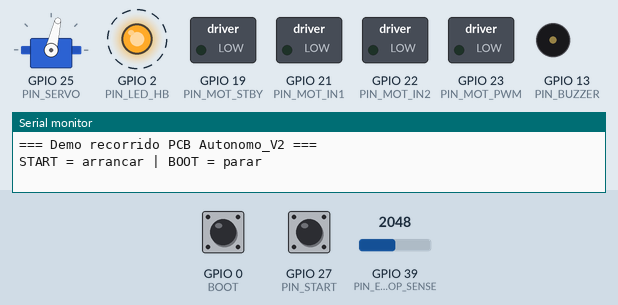
The program below on a simulated ESP32. Parts: servo, switched loads named in the program (green lamp = pin HIGH), output pins drawn as LEDs (lit = HIGH), buzzer (waves = sounding, pin HIGH), the last lines printed to the serial monitor. Dashed ring = blinking. The test bench sets the inputs (shaded band); at power-on: GPIO 27 (PIN_START) HIGH, GPIO 0 (BOOT) HIGH, GPIO 39 (PIN_ESTOP_SENSE) = 2048.

Above: at 0.75 s.
1.6 s: GPIO 27 (PIN_START) pulled LOW for 0.15 s
At 1.85 s:
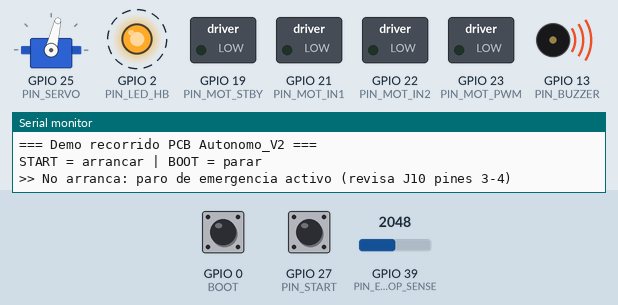
4.6 s: GPIO 27 (PIN_START) pulsed LOW 5 times (0.12 s each, 0.3 s apart)
At 4.85 s:
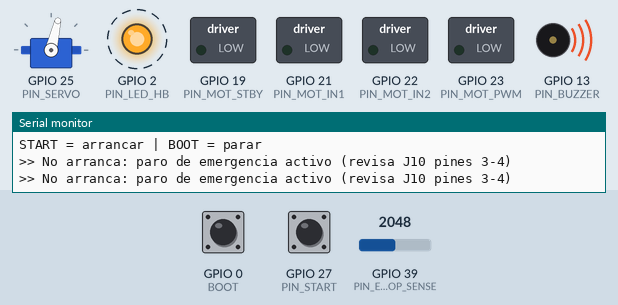
Timing chart, 0 to 13.6 s (numbered marks = the images above; inputs shaded):
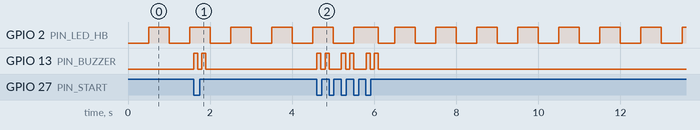

Measured:
- after the input at 1.6 s, GPIO 13 (PIN_BUZZER): alternates HIGH for 0.10 s and LOW for 0.10 s, 4 changes in all, then stays LOW, starting at once
- after the input at 4.6 s, GPIO 13 (PIN_BUZZER): LOW → HIGH at once, then repeats every 0.60 s: LOW 0.10 s, HIGH 0.10 s, LOW 0.30 s, HIGH 0.10 s, until it stays LOW from 6.1 s
- by itself, GPIO 2 (PIN_LED_HB): alternates HIGH for 0.50 s and LOW for 0.50 s

The program:

main.cpp
```cpp
/*
 * Demo de recorrido — PCB Autonomo_V2 (RoboUAQ 2026)
 *
 * START (S3 o J10.1): arranca la secuencia.
 * BOOT  (S2):         paro inmediato en cualquier momento.
 * Paro de emergencia (J10 pines 3-4 abiertos): tambien detiene.
 *
 * Secuencia: adelante recto -> adelante girando a la izquierda ->
 *            adelante girando a la derecha -> adelante recto -> alto.
 *
 * PRIMERA VEZ: ruedas al aire. Si el motor gira hacia atras,
 * cambia DIR_ADELANTE a -1.
 */
#include <Arduino.h>
#include <ESP32Servo.h>
#include "pines_v2.h"

// ---------- Ajustes ----------
const int  DIR_ADELANTE   = 1;     // 1 o -1 segun hacia donde gire el motor
const int  VEL_CRUCERO    = 110;   // PWM 0-255. Empieza bajo
const int  VEL_ARRANQUE   = 200;   // empujon para vencer la friccion
const int  T_ARRANQUE_MS  = 150;

struct Paso { const char* nombre; int servo_us; int vel; uint32_t ms; };
const Paso SECUENCIA[] = {
  {"Adelante recto",      SERVO_CENTRO, VEL_CRUCERO, 2000},
  {"Vuelta izquierda",    SERVO_MIN,    VEL_CRUCERO, 2500},
  {"Vuelta derecha",      SERVO_MAX,    VEL_CRUCERO, 2500},
  {"Adelante recto",      SERVO_CENTRO, VEL_CRUCERO, 2000},
};
const int N_PASOS = sizeof(SECUENCIA) / sizeof(SECUENCIA[0]);

// ---------- Estado ----------
Servo servoDir;
bool corriendo = false;
int pasoActual = 0;
uint32_t tPaso = 0, tArranque = 0;

void motor(int pwm) {                  // -255..255, positivo = adelante
  pwm *= DIR_ADELANTE;
  digitalWrite(PIN_MOT_IN1, pwm > 0);
  digitalWrite(PIN_MOT_IN2, pwm < 0);
  ledcWrite(PIN_MOT_PWM, constrain(abs(pwm), 0, 255));
}

bool paroEmergencia() {                // lazo J10.3-4 abierto -> ESTOP_G ~ VBAT
  return analogReadMilliVolts(PIN_ESTOP_SENSE) / 1000.0f * VBAT_DIVISOR > 5.0f;
}

void pitido(int ms) { digitalWrite(PIN_BUZZER, HIGH); delay(ms); digitalWrite(PIN_BUZZER, LOW); }

void detener(const char* motivo) {
  motor(0);
  digitalWrite(PIN_MOT_STBY, LOW);
  servoDir.writeMicroseconds(SERVO_CENTRO);
  if (corriendo) { Serial.printf(">> ALTO (%s)\n", motivo); pitido(400); }
  corriendo = false;
}

void iniciarPaso(int i) {
  pasoActual = i;
  tPaso = millis();
  tArranque = millis();
  servoDir.writeMicroseconds(SECUENCIA[i].servo_us);
  Serial.printf("   Paso %d/%d: %s (%lu ms)\n", i + 1, N_PASOS, SECUENCIA[i].nombre, (unsigned long)SECUENCIA[i].ms);
}

void arrancar() {
  if (paroEmergencia()) { Serial.println(F(">> No arranca: paro de emergencia activo (revisa J10 pines 3-4)")); pitido(100); delay(100); pitido(100); return; }
  Serial.println(F(">> START: comienza la secuencia"));
  pitido(80); delay(80); pitido(80);
  digitalWrite(PIN_MOT_STBY, HIGH);
  corriendo = true;
  iniciarPaso(0);
}

void setup() {
  Serial.begin(115200);
  pinMode(PIN_MOT_STBY, OUTPUT); digitalWrite(PIN_MOT_STBY, LOW);
  pinMode(PIN_MOT_IN1, OUTPUT);  pinMode(PIN_MOT_IN2, OUTPUT);
  pinMode(PIN_LED_HB, OUTPUT);
  pinMode(PIN_BUZZER, OUTPUT);   digitalWrite(PIN_BUZZER, LOW);
  pinMode(PIN_START, INPUT);     // pull-up externo R37
  pinMode(0, INPUT_PULLUP);      // BOOT (S2)
  analogSetAttenuation(ADC_11db);
  ESP32PWM::allocateTimer(0);    // servo primero, luego el PWM del motor
  servoDir.setPeriodHertz(50);
  servoDir.attach(PIN_SERVO, 500, 2500);
  servoDir.writeMicroseconds(SERVO_CENTRO);
  ledcAttach(PIN_MOT_PWM, 20000, 8);
  motor(0);
  delay(300);
  Serial.println(F("\n=== Demo recorrido PCB Autonomo_V2 ==="));
  Serial.println(F("START = arrancar | BOOT = parar"));
}

void loop() {
  static bool startPrev = false;
  bool start = digitalRead(PIN_START) == LOW;
  bool boot  = digitalRead(0) == LOW;

  // Paros: siempre primero
  if (corriendo && boot)             detener("BOOT");
  if (corriendo && paroEmergencia()) detener("paro de emergencia");

  // START: flanco de bajada (solo al presionar)
  if (!corriendo && start && !startPrev) arrancar();
  startPrev = start;

  if (corriendo) {
    const Paso& p = SECUENCIA[pasoActual];
    motor(millis() - tArranque < T_ARRANQUE_MS ? VEL_ARRANQUE : p.vel);
    if (millis() - tPaso >= p.ms) {
      if (pasoActual + 1 < N_PASOS) iniciarPaso(pasoActual + 1);
      else detener("secuencia terminada");
    }
    digitalWrite(PIN_LED_HB, HIGH);                    // LED fijo = corriendo
  } else {
    digitalWrite(PIN_LED_HB, (millis() / 500) % 2);    // parpadeo = esperando
  }
  delay(5);
}
```

pines_v2.h
```cpp
// Pines de la PCB Autonomo_V2 (sacados del PcbDoc de Altium).
// Incluyelo con:  #include "pines_v2.h"
#pragma once

#define PIN_LED_HB       2   // LED HB (D5), HIGH = encendido
#define PIN_VBAT_SENSE  36   // divisor 100k/22k desde VBAT. V = lectura * 5.545
#define PIN_ESTOP_SENSE 39   // divisor 100k/22k desde ESTOP_G. Leer con ADC
#define PIN_ENC_A       34   // encoder canal A (J2.4)
#define PIN_ENC_B       35   // encoder canal B (J2.3)
#define PIN_I2C_SDA     32   // J11/J12 pin 3 -> Wire.begin(32, 33)
#define PIN_I2C_SCL     33   // J11/J12 pin 4
#define PIN_SERVO       25   // buffer a 5 V -> J3
#define PIN_LED_DATA    26   // buffer a 5 V -> J7 (WS2812)
#define PIN_START       27   // boton START (S3 y J10.1), LOW = presionado
#define PIN_LIGHTS      14   // MOSFET Q6 -> J9, HIGH = encendido
#define PIN_BUZZER      13   // transistor Q5 -> J8, HIGH = encendido
#define PIN_EXP_IO4      4   // J14 pin 2 (ADC2: no lee analogico con WiFi)
#define PIN_EXP_IO5      5   // J14 pin 3 (strapping: debe estar alto al arrancar)
#define PIN_UART2_RX    16   // J4 pin 3 (RX del ESP32)
#define PIN_UART2_TX    17   // J4 pin 2 (TX del ESP32)
#define PIN_JETSON_HB   18   // J4 pin 4 (HB)
#define PIN_MOT_STBY    19   // TB6612 STBY, HIGH = habilitado
#define PIN_MOT_IN1     21   // TB6612 AIN1/BIN1
#define PIN_MOT_IN2     22   // TB6612 AIN2/BIN2
#define PIN_MOT_PWM     23   // TB6612 PWMA/PWMB

const float VBAT_DIVISOR = (100.0f + 22.0f) / 22.0f;
const int SERVO_MIN = 1190, SERVO_CENTRO = 1360, SERVO_MAX = 1730;  // calibracion del carro
```
